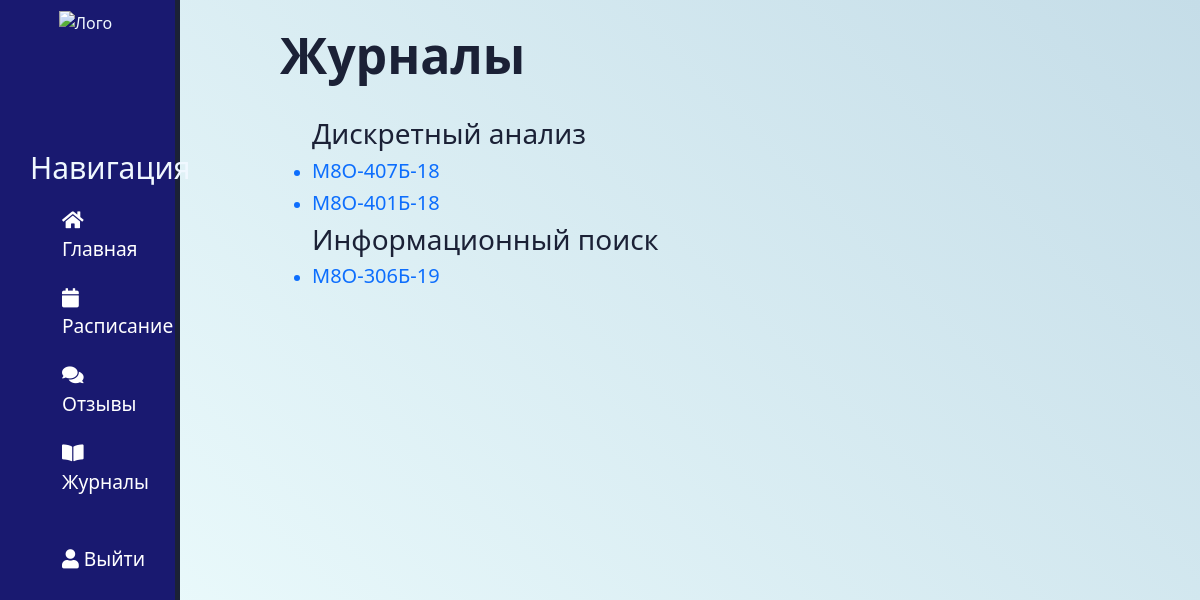
The page /cabinet/log/ (signed in) on the database its author committed.
### cabinet/models.py (models this page shows, shortened)
class Lesson(models.Model):
    name = models.CharField(max_length=200, help_text="Введите наименование предмета")
    slug = models.SlugField(max_length=255, unique=True, db_index=True, verbose_name="URL")
    def __str__(self):
        return self.name

class Class(models.Model):
    groups = models.ManyToManyField(Group)
    teacher = models.ForeignKey('Teacher', on_delete=models.SET_NULL, null=True, blank=True)
    lesson = models.ForeignKey('Lesson', on_delete=models.CASCADE)
    type = models.CharField(max_length=3, help_text='Введите тип занятия')
    slug = models.SlugField(max_length=255, unique=True, db_index=True, verbose_name="URL")
    def get_absolute_url(self):
        return reverse('log', kwargs={'log_slug': self.slug})

class Group(models.Model):
    number = models.CharField(max_length=50, help_text="Введите номер группы")
    def __str__(self):
        return self.number

### cabinet/views.py (the view)
# urls.py: path('log/', logs, name='logs'),
@login_required
def logs(request):
    classes = Class.objects.filter(teacher__user=request.user).exclude(type='ЛК')
    lessons = set([cl.lesson for cl in classes])
    groups = {}
    for lesson in lessons:
        classes_lesson = classes.filter(lesson__name=lesson)
        group_list = []
        for class_lesson in classes_lesson:
            for gr in class_lesson.groups.all():
                group_list.append((class_lesson, gr))
        groups[lesson] = group_list
    context = {
        'menu': menu,
        'group_dict': groups,
        'title': "Журналы"
    }
    return render(request, 'cabinet/logs.html', context=context)

### cabinet/templates/cabinet/logs.html
{% extends 'cabinet/base.html' %}
{% block content %}
<div class="features">
    <h1> {{title}} </h1>
    <br />
    <ul>
        {% for key, value in group_dict.items %}
        <h3> {{ key }} </h3>
        {% for cl, gr in value %}
        <a href="{{ cl.get_absolute_url }}"><li> <h5>{{ gr }}</h5> </li></a>
        {% endfor %}
        {% endfor %}
    </ul>
</div>
{% endblock %}

### cabinet/static/cabinet/css/styles.css (style rules this page uses)
body { background: linear-gradient(45deg, #f1ffff, #C5DDE8); }
main .features { float: left; color: #1b2136; margin-top: 25px; margin-left: 100px; text-align: left; width: 75%; }
main .features h1 { font-size: 50px; font-weight: bold; }
main .features a { text-decoration: none; }

### rows shown on the page
Lesson: name "Дискретный анализ"
Class: number "М8О-407Б-18"
Class: number "М8О-401Б-18"
Lesson: name "Информационный поиск"
Class: number "М8О-306Б-19"

### other values the page prints
{{ m.title }} "Главная" "Расписание" "Отзывы" "Журналы"
{{ title }} "Журналы"
